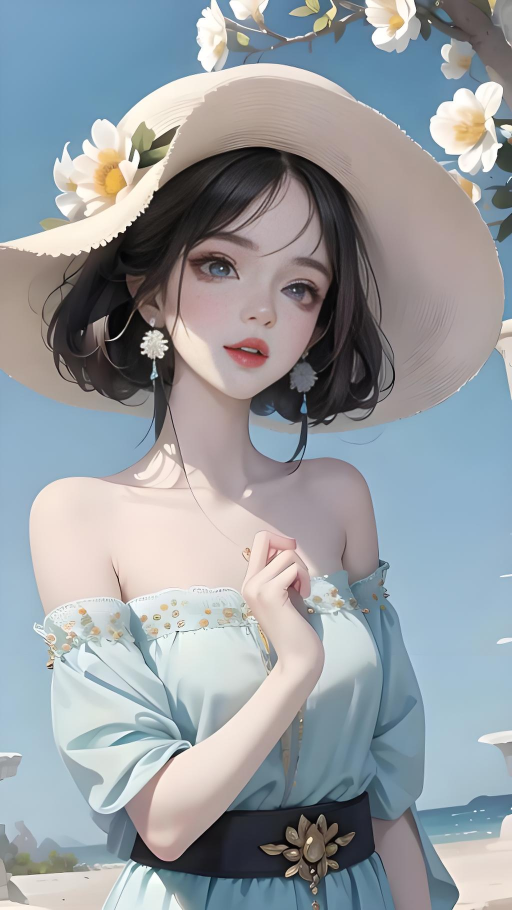
#> input picture book_charter/target_detect/img/1.jpg, 1024 x 1820 px (shown at 1/2 size)
$ jupyter execute --allow-errors image_detect.ipynb
#> lines starting #> are read from the running program, lines starting #| are printed output that depends on the picture
[cell 1]
'''
    图像辨识: 语义分割、目标检测、定位、实例分割

    目标检测要同时识别对象的类别和位置:
    1.分类(Classification): 辨识对象的类别
    2,回归(Regression):找到对象的位置,包括对象左上角的坐标和宽度/高度
'''
# 滑动窗口算法
'''
    裁剪窗口 ---> 辨识窗口内是否有对象 --->滑动窗口 -->缩小原图尺寸 --->回到步骤1,辨识大尺寸对象
'''
import cv2
import time
import imutils

# 1.定义金字塔操作函数
## 参数: 原图, 每次缩小倍数, minSize:最小尺寸
def pyramid(image, scale=1.5, minSize=(30, 30)):
    yield image
    while True:
        w = int(image.shape[1] / scale)
        image = imutils.resize(image, width=w)
        if image.shape[0] < minSize[1] or image.shape[1] < minSize[0]:
            break
        yield image
# 2.滑动窗口函数
def sliding_window(image, stepSize, windowSize):
    for y in range(0, image.shape[0], stepSize): #向下滑动stepSize格
        for x in range(0, image.shape[1], stepSize): #向右滑动stepSize格
            # 传回裁剪后的窗口
            yield (x, y, image[y:y + windowSize[1], x:x + windowSize[0]])

# 4.测试
image = cv2.imread("./img/1.jpg")
#> image is the input picture: shape (1820, 1024, 3); mean B, G, R 161.4, 156.5, 150.6

## 窗口尺寸
winW,winH = 128,128

## 获取金字塔的各种尺寸
for resized in pyramid(image, scale=1.5):
    ### 滑动窗口
    for (x,y,window) in sliding_window(resized, stepSize=32, windowSize=(winW,winH)):
        # 窗口尺寸不合适即放弃,滑动到边缘时,尺寸过小
        if window.shape[0] != winH or window.shape[1] != winW:
            continue
        # 标示滑动的窗口
        clone = resized.copy()
        cv2.rectangle(clone, (x,y), (x+winW,y+winH), (0,255,0),2)
        cv2.imshow("Window", clone)
        cv2.waitKey(1)

        time.sleep(0.025)
#> this loop made 9 passes
#> pass 1, `cv2.imshow("Window", clone)`:
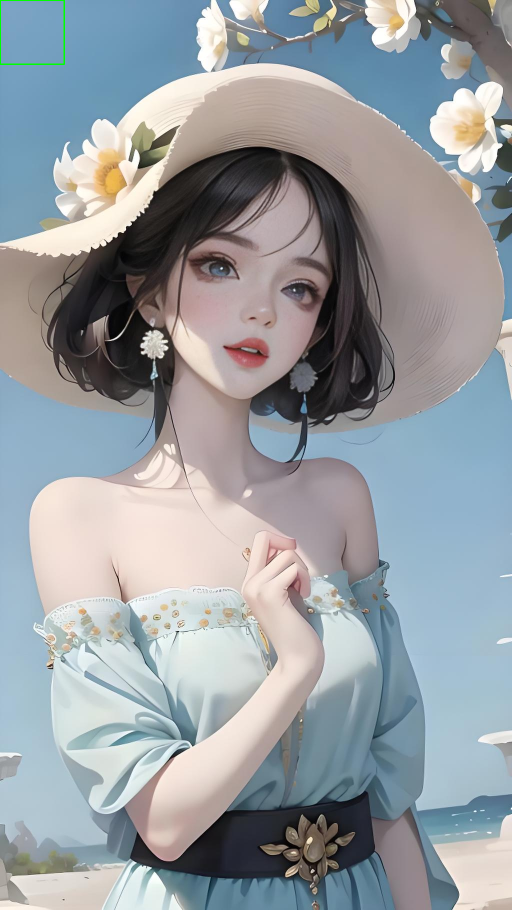
#> window 'Window': shape (1820, 1024, 3) (shown at 1/2 size); mean B, G, R 161.3, 156.6, 150.6
#> pass 1, `cv2.imshow("Window", clone)`:
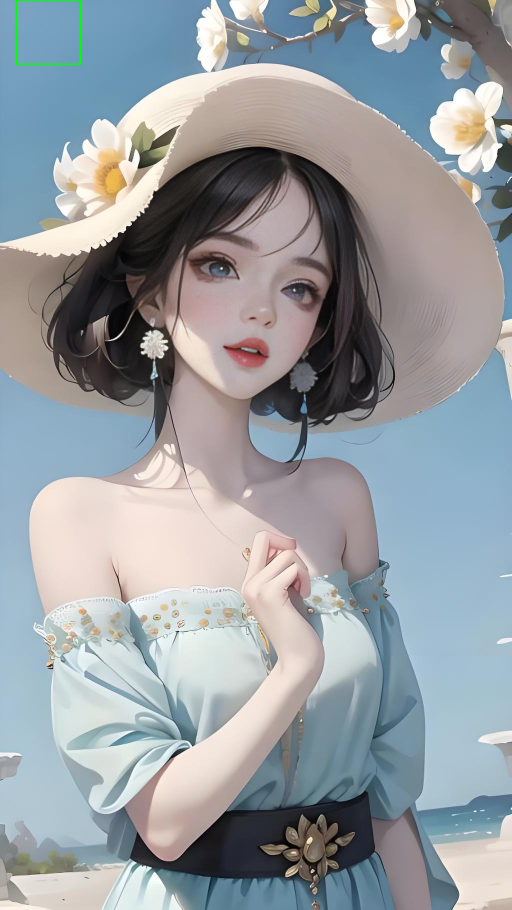
#> window 'Window': shape (1820, 1024, 3) (shown at 1/2 size); mean B, G, R 161.3, 156.6, 150.6
#> pass 1, `cv2.imshow("Window", clone)`:
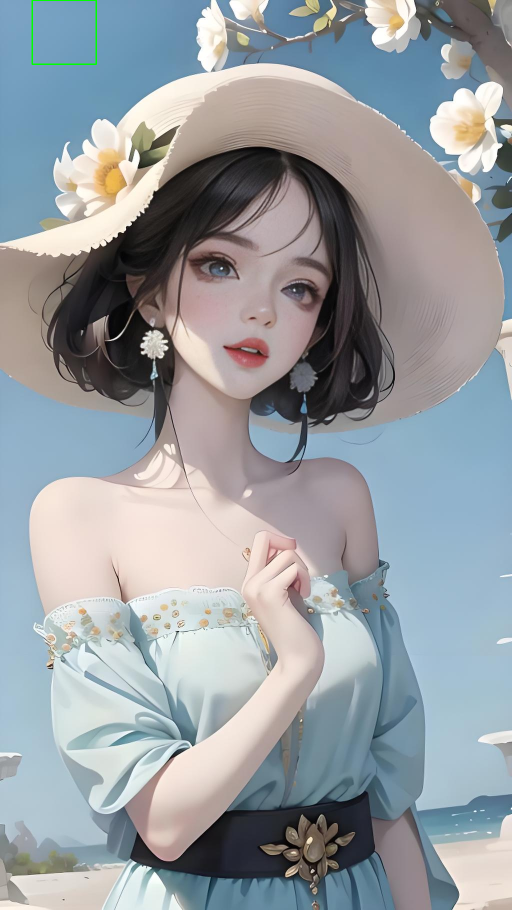
#> window 'Window': shape (1820, 1024, 3) (shown at 1/2 size); mean B, G, R 161.3, 156.6, 150.6
#> pass 1, `cv2.imshow("Window", clone)`:
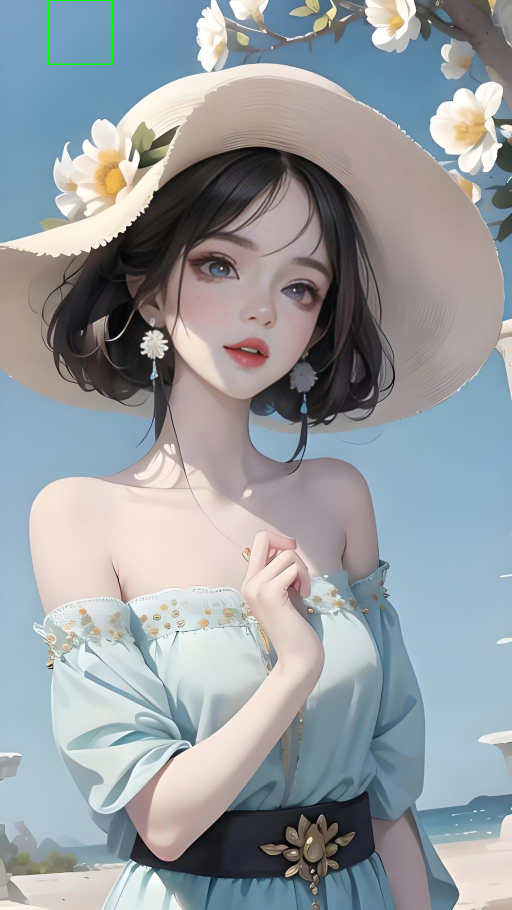
#> window 'Window': shape (1820, 1024, 3) (shown at 1/2 size); mean B, G, R 161.3, 156.6, 150.6
#> after the loop:
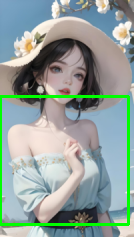
#> clone: shape (237, 134, 3); mean of channels 0, 1, 2 154.8, 161.5, 144.8; drawn as B, G, R

# 结束时关闭窗口
cv2.destroyAllWindows()

[cell 2]
'''
    方向梯度直方图(Histogram of oriented gradient,HOG)
        1.收集正/负样本: 集结目标对象的各式图像样本,包括不同视角、尺寸、背景的图像; 集结无目标对象的各式图像样本,若有找到相近的对象则更好,可以增加辨识准确率
        2.模型训练: 使用以上正/负样本与分类算法训练二分类模型,判断是否包含目标对象,一般使用支持向量机(SVM)算法
        3.Hard-negativeMinin: 扫描负样本,使用滑动窗口的技巧,将每个窗口导入模型来预测,如果有检测到目标对象,即是伪阳性(False Positive),接着将这些图像加到
    训练数据集中进行重新训练。
        4.重新训练模型
        5.目标检测

    使用HOG、滑动窗口以及SVM进行目标检测
'''
import numpy as np
import matplotlib.pyplot as plt
from skimage.feature import hog
from skimage import data,exposure

# 2.HOG测试:
image =data.astronaut()
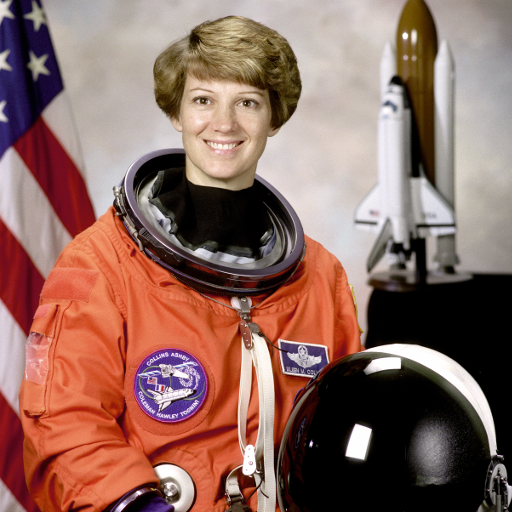
#> input picture skimage.data.astronaut(), 512 x 512 px
#> image is the input picture: shape (512, 512, 3); mean R, G, B 141.6, 105.8, 96.5

## 取得图片的HOG
fd, hog_image = hog(image, orientations=8, pixels_per_cell=(16, 16), cells_per_block=(1, 1), visualize=True,  channel_axis=2)
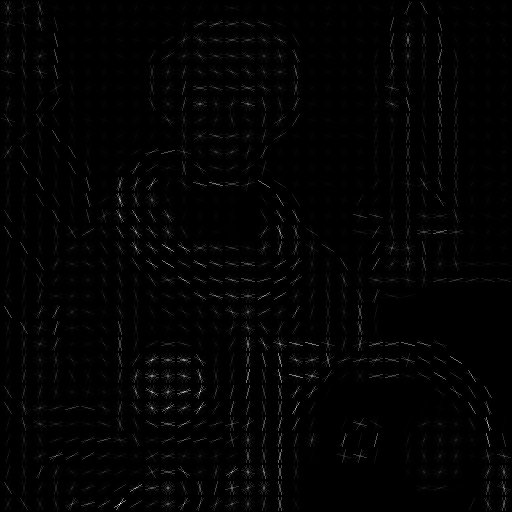
#> hog_image: shape (512, 512) float64; min 0, max 85.77, mean 1.1; drawn with min black and max white
#> fd = 8192 values, max 1 at index 6324, min 0 at index 467, mean 0.299

## 原图与HOG图比较
fig,(ax1,ax2) = plt.subplots(1,2,figsize=(12,6),sharex=True,sharey=True)

ax1.axis('off')
ax1.imshow(image,cmap=plt.cm.gray)
ax1.set_title('Input image')

## 调整对比,让显示比较清楚
hog_image_rescaled = exposure.rescale_intensity(hog_image,in_range=(0,10))
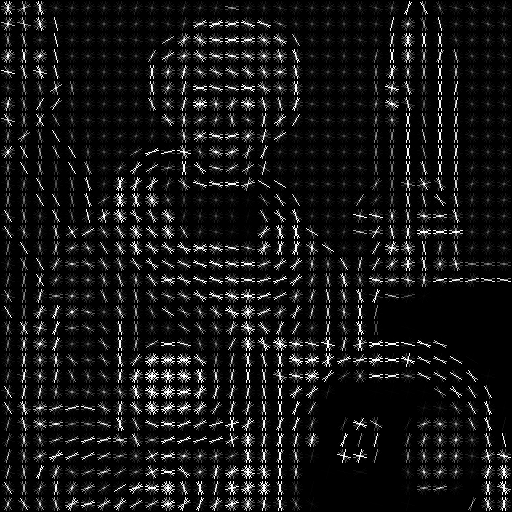
#> hog_image_rescaled: shape (512, 512) float64; min 0, max 1, mean 0.0858

ax2.axis('off')
ax2.imshow(hog_image_rescaled,cmap=plt.cm.gray)
ax2.set_title('Histogram of Oriented Gradients')
plt.show()

# 3.收集正样本
from sklearn.datasets import fetch_lfw_people
from sklearn.feature_extraction.image import PatchExtractor

#> (the rest of this cell did not finish here and is left out)
